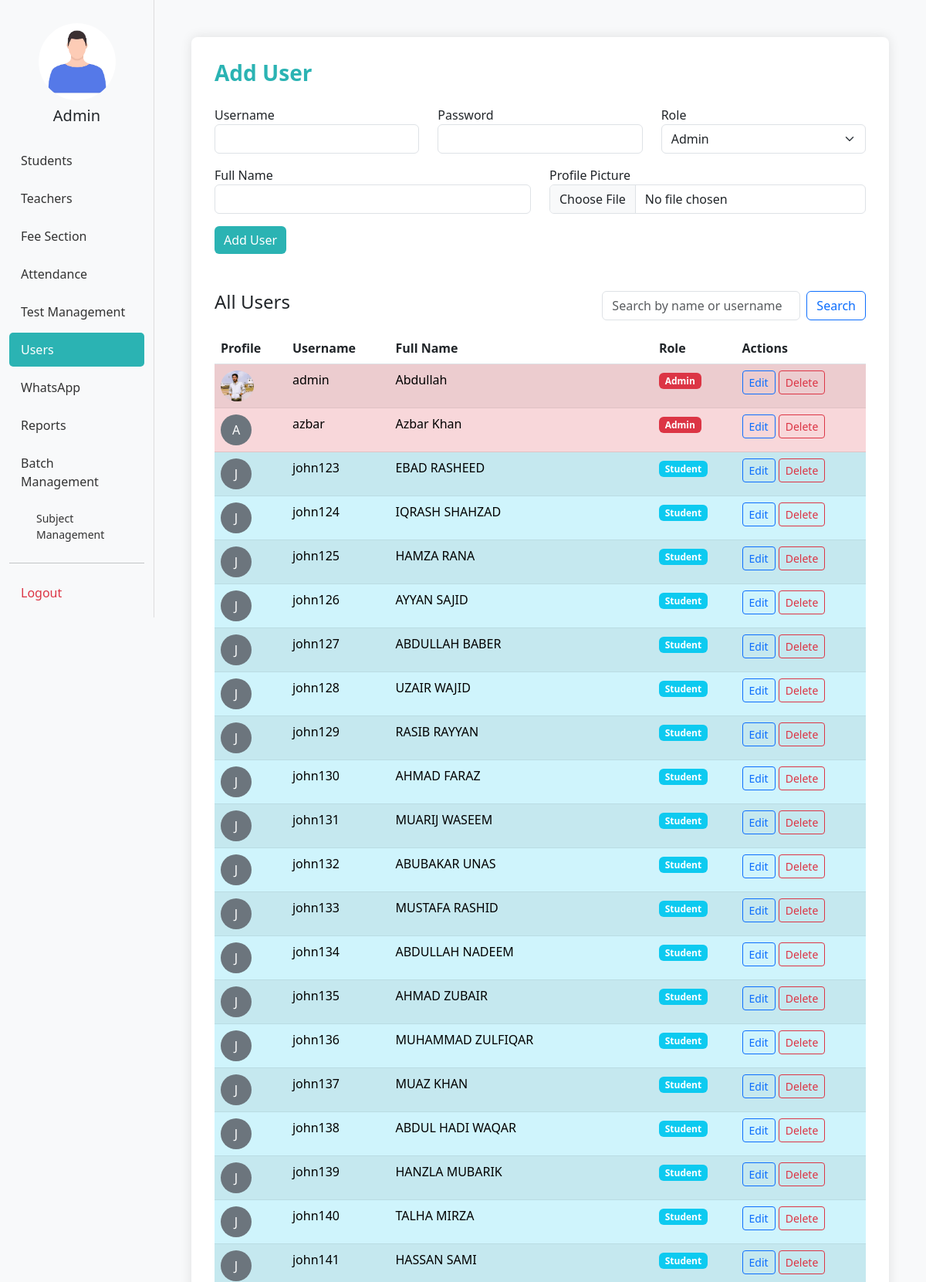
Page /add_user/ (upper part) on the committed database.
### bri/models.py (models this page shows, shortened)
class Username(models.Model):
    ROLE_CHOICES = [
        ('admin', 'Admin'),
        ('student', 'Student'),
        ('teacher', 'Teacher'),
    ]
    username = models.CharField(max_length=50, unique=True)
    password = models.CharField(max_length=128)
    role = models.CharField(max_length=10, choices=ROLE_CHOICES)
    full_name = models.CharField(max_length=100, blank=True)
    profile_picture = models.ImageField(upload_to='profile_pics/', blank=True, null=True)

class Student(models.Model):
    username = models.OneToOneField(Username, on_delete=models.CASCADE, related_name='student_profile')
    std_fname = models.CharField(max_length=20)
    std_lname = models.CharField(max_length=20)
    std_dob = models.DateField()
    std_roll = models.CharField(max_length=20)
    std_class = models.ForeignKey(Class, on_delete=models.CASCADE)
    guardian_name = models.CharField(max_length=100, blank=True)
    guardian_contact1 = PhoneNumberField(blank=True, null=True)
    guardian_contact2 = PhoneNumberField(blank=True, null=True)
    address = models.TextField(blank=True, null=True)
    std_section = models.ForeignKey(Section, on_delete=models.CASCADE, null=True, blank=True)
    gender = models.CharField(max_length=10)
    discount_amount = models.IntegerField(help_text="Discount amount in PKR")
    is_active = models.BooleanField(default=True)
    profile_picture = models.ImageField(upload_to='student_pics/', blank=True, null=True)
    bform = models.CharField(max_length=20, blank=True, null=True)
    created_at = models.DateTimeField(auto_now_add=True)
    class Meta:
        unique_together = ('std_class', 'std_roll')

### bri/views.py (the view, shortened to what this page needs)
# urls.py: path('add_user/', views.add_user, name='add_user'),
def add_user(request):
    search = request.GET.get('search', '').strip()
    users = Username.objects.all()
    if search:
        users = users.filter(
            Q(username__icontains=search) |
            Q(full_name__icontains=search)
        )
    admins = users.filter(role="admin")
    teachers = users.filter(role="teacher")
    students = users.filter(role="student")
    return render(request, 'add_user.html', {
        "admins": admins,
        "teachers": teachers,
        "students": students,
        "search": search
    })

### bri/templates/add_user.html (shortened to what this page needs)
<!DOCTYPE html>
<html lang="en">
<head>
  <link href="https://cdn.jsdelivr.net/npm/bootstrap@5.3.0/dist/css/bootstrap.min.css" rel="stylesheet">
</head>
<body>
  <div class="container-fluid">
    <div class="row">
      <div class="col-md-2 sidebar">
        <div class="text-center mb-4">
          {% load static %}
          {% if request.session.user_picture %}
            <img src="{{ request.session.user_picture }}" height="100px" class="rounded-circle mb-2" alt="User" />
          {% else %}
            <img src="{% static 'user_img.png' %}" height="100px" class="rounded-circle mb-2" alt="User" />
          {% endif %}
          <h5>{{ request.session.user_name|default:'Admin' }}</h5>
        </div>
        <a href="{% url 'studentss' %}">Students</a>
        <a href="{% url 'add_teacher' %}">Teachers</a>
        <a href="{% url 'fee_dashboard' %}">Fee Section</a>
        <a href="{% url 'attendance_dashboard' %}">Attendance</a>
        <a href="{% url 'test_management' %}">Test Management</a>
        <a href="{% url 'add_user' %}" class="active">Users</a>
        <a href="{% url 'whatsapp_integration' %}">WhatsApp</a>
        <a href="{% url 'reports_dashboard' %}">Reports</a>
        <a href="{% url 'batch_management' %}">Batch Management</a>
        <a href="{% url 'subject_management' %}" style="margin-left: 20px; font-size: 14px;">Subject Management</a>
        <hr>
        <a href="{% url 'logout_view' %}" class="text-danger">Logout</a>
      </div>
      <div class="col-md-10 p-5">
        <div class="form-section">
          <h3 class="form-title">Add User</h3>
          <form method="POST" enctype="multipart/form-data">
            <div class="row mb-3">
              <div class="col-md-4">
                <label>Username</label>
                <input type="text" name="username" class="form-control" required>
              </div>
              <div class="col-md-4">
                <label>Password</label>
                <input type="password" name="password" class="form-control" required>
              </div>
              <div class="col-md-4">
                <label>Role</label>
                <select class="form-select" name="role" required>
                  <option value="admin" selected>Admin</option>
                </select>
              </div>
            </div>
            <div class="row mb-3">
              <div class="col-md-6">
                <label>Full Name</label>
                <input type="text" name="full_name" class="form-control" required>
              </div>
              <div class="col-md-6">
                <label>Profile Picture</label>
                <input type="file" name="profile_picture" class="form-control" accept="image/*">
              </div>
            </div>
            <button type="submit" class="btn btn-custom">Add User</button>
          </form>
          <div class="d-flex justify-content-between align-items-center mt-5 mb-3">
            <h4>All Users</h4>
            <form method="GET" class="d-flex">
              <input type="text" name="search" class="form-control me-2" placeholder="Search by name or username" value="{{ search }}">
              <button type="submit" class="btn btn-outline-primary">Search</button>
            </form>
          </div>
          <div class="table-responsive">
            <table class="table table-striped">
              <thead>
                <tr>
                  <th>Profile</th>
                  <th>Username</th>
                  <th>Full Name</th>
                  <th>Role</th>
                  <th>Actions</th>
                </tr>
              </thead>
              <tbody>
                {% for user in admins %}
                <tr class="table-danger">
                  <td>
                    {% if user.profile_picture %}
                      <img src="{{ user.profile_picture.url }}" height="40px" class="rounded-circle" alt="Profile">
                    {% else %}
                      <div class="bg-secondary rounded-circle d-inline-flex align-items-center justify-content-center" style="width:40px;height:40px;color:white;">{{ user.username|first|upper }}</div>
                    {% endif %}
                  </td>
                  <td>{{ user.username }}</td>
                  <td>{{ user.full_name|default:"-" }}</td>
                  <td><span class="badge bg-danger">{{ user.role|title }}</span></td>
                  <td>
                    <a href="{% url 'edit_user' user.id %}" class="btn btn-sm btn-outline-primary">Edit</a>
                    <a href="{% url 'delete_user' user.id %}" class="btn btn-sm btn-outline-danger" onclick="return confirm('Are you sure?')">Delete</a>
                  </td>
                </tr>
                {% endfor %}
                {% for user in students %}
                <tr class="table-info">
                  <td>
                    {% if user.profile_picture %}
                      <img src="{{ user.profile_picture.url }}" height="40px" class="rounded-circle" alt="Profile">
                    {% else %}
                      <div class="bg-secondary rounded-circle d-inline-flex align-items-center justify-content-center" style="width:40px;height:40px;color:white;">{{ user.username|first|upper }}</div>
                    {% endif %}
                  </td>
                  <td>{{ user.username }}</td>
                  <td>
                    {% if user.student_profile %}
                      {{ user.student_profile.std_fname }} {{ user.student_profile.std_lname }}
                    {% else %}
                      {{ user.full_name|default:"-" }}
                    {% endif %}
                  </td>
                  <td><span class="badge bg-info">{{ user.role|title }}</span></td>
                  <td>
                    <a href="{% url 'edit_user' user.id %}" class="btn btn-sm btn-outline-primary">Edit</a>
                    <a href="{% url 'delete_user' user.id %}" class="btn btn-sm btn-outline-danger" onclick="return confirm('Are you sure?')">Delete</a>
                  </td>
                </tr>
                {% endfor %}
              </tbody>
            </table>
          </div>
        </div>
      </div>
    </div>
  </div>
</body>
</html>

### bri/templates/add_user.html (style rules this page uses)
body { background-color: #f8f9fa; }
.form-section { background: #ffffff; padding: 30px; border-radius: 8px; box-shadow: 0 0 15px rgba(0, 0, 0, 0.1); }
.sidebar { border-right: 1px solid #ddd; height: 100vh; padding-top: 30px; }
.sidebar h5 { margin-bottom: 20px; }
.sidebar a { display: block; padding: 10px 15px; color: #333; text-decoration: none; border-radius: 5px; margin-bottom: 5px; }
.sidebar a:hover, .sidebar a.active { background-color: #2bb3b3; color: #fff; }
.form-title { font-weight: bold; margin-bottom: 25px; color: #2bb3b3; }
.btn-custom { background-color: #2bb3b3; color: #fff; border: none; }

### rows in the picture
Username: profile_picture (picture), username "admin", full_name "Abdullah", role "Admin"
Username: username|first "A", username "azbar", full_name "Azbar Khan", role "Admin"
Username: username|first "J", username "john123", student_profile.std_fname "EBAD", student_profile.std_lname "RASHEED", role "Student"
Username: username|first "J", username "john124", student_profile.std_fname "IQRASH", student_profile.std_lname "SHAHZAD", role "Student"
Username: username|first "J", username "john125", student_profile.std_fname "HAMZA", student_profile.std_lname "RANA", role "Student"
Username: username|first "J", username "john126", student_profile.std_fname "AYYAN", student_profile.std_lname "SAJID", role "Student"
Username: username|first "J", username "john127", student_profile.std_fname "ABDULLAH", student_profile.std_lname "BABER", role "Student"
Username: username|first "J", username "john128", student_profile.std_fname "UZAIR", student_profile.std_lname "WAJID", role "Student"
Username: username|first "J", username "john129", student_profile.std_fname "RASIB", student_profile.std_lname "RAYYAN", role "Student"
Username: username|first "J", username "john130", student_profile.std_fname "AHMAD", student_profile.std_lname "FARAZ", role "Student"
Username: username|first "J", username "john131", student_profile.std_fname "MUARIJ", student_profile.std_lname "WASEEM", role "Student"
Username: username|first "J", username "john132", student_profile.std_fname "ABUBAKAR", student_profile.std_lname "UNAS", role "Student"
Username: username|first "J", username "john133", student_profile.std_fname "MUSTAFA", student_profile.std_lname "RASHID", role "Student"
Username: username|first "J", username "john134", student_profile.std_fname "ABDULLAH", student_profile.std_lname "NADEEM", role "Student"
Username: username|first "J", username "john135", student_profile.std_fname "AHMAD", student_profile.std_lname "ZUBAIR", role "Student"
Username: username|first "J", username "john136", student_profile.std_fname "MUHAMMAD", student_profile.std_lname "ZULFIQAR", role "Student"
Username: username|first "J", username "john137", student_profile.std_fname "MUAZ", student_profile.std_lname "KHAN", role "Student"
Username: username|first "J", username "john138", student_profile.std_fname "ABDUL HADI", student_profile.std_lname "WAQAR", role "Student"
Username: username|first "J", username "john139", student_profile.std_fname "HANZLA", student_profile.std_lname "MUBARIK", role "Student"
Username: username|first "J", username "john140", student_profile.std_fname "TALHA", student_profile.std_lname "MIRZA", role "Student"
Username: username|first "J", username "john141", student_profile.std_fname "HASSAN", student_profile.std_lname "SAMI", role "Student"

### other values in the picture
{{ request.session.user_name|default:'Admin' }} "Admin"
